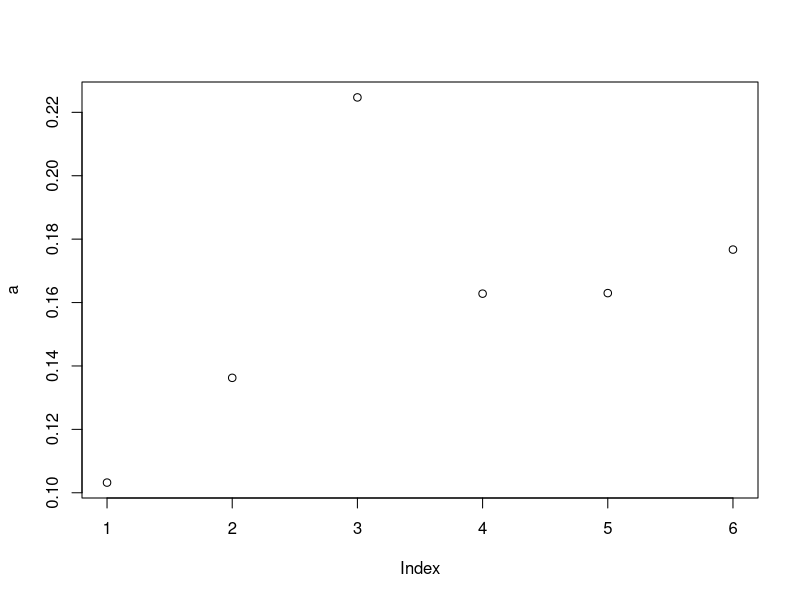
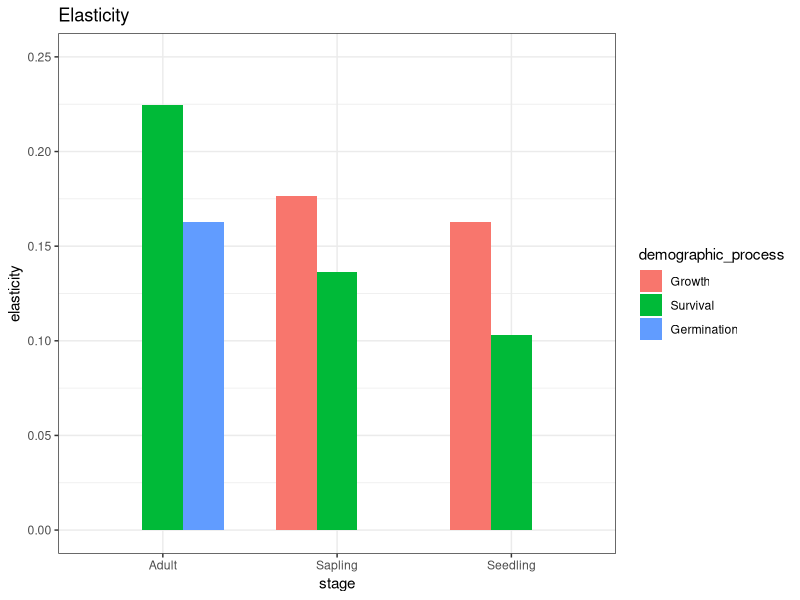

Recreate these plots in R, in order.
# Averaging Elasticities over randomly generated parameters
# using Latin hypercube sampling

library(lhs)

highHarvestFecundity <- 0.85 # Multiplier for fecundity rate for Adult trees under HIGH harvest
highHarvestSurvival <- 0.9 # Multiplier for survival rate of Adult trees under HIGH harvest
agoutiGrowth <- 1.1 # Growth rate of Agoutis in logistic model

lowHunting <- 0.1 # Percentage of agoutis hunted during LOW hunting
highHunting <- 0.25 # Percentage of agoutis hunted during HIGH hunting


seedlingCapacity <- 5000 # Carrying Capacities. Tree capacities don't matter as much.
saplingCapacity <- 500
adultCapacity <- 100
agoutiCapacity <- 5200
perc <- 0.9
ylimit <- 1 # For plotting

seedlingInit <- perc * seedlingCapacity#5000 # Initial Populations
saplingInit <- perc * saplingCapacity#500
adultInit <- perc * adultCapacity#100
agoutiInit <- perc * agoutiCapacity#5000
#agoutiInit <- 5000


m <- 0.05    # m is the desired proportion at which sigmoid(m) = m . Ideally it is small (~0.01-0.05).
agouti_to_PlantSteepness <- -(log(1-m)-log(m))/((m-0.5)*agoutiCapacity) # Steepness needed for sigmoid(m) = m
plant_to_AgoutiSteepness <- -(log(1-m)-log(m))/((m-0.5)*adultCapacity)  # Steepness needed for sigmoid(m) = m
#This formula above is derived from logistic function with "x = m*CAP" , "x0 = .5*CAP" , "y = m" , and solving for k. (CAP = carrying capacity)

time_end <- 100 # Length of simulation in years
maxt <- 100 #controls the markovChain

high_harv <- matrix(1, nrow = 17, ncol = 17)

##The Original 17-Stage Matrix from Zuidema and high-harvest multiplier---------------------------------
plant_S_mat <- matrix( 0, nrow = 17, ncol = 17)
diag(plant_S_mat) <- c(0.455, 0.587, 0.78, 0.821, 0.941, 0.938, 0.961, 0.946, 0.94, 0.937, 0.936, 0.966, 0.968, 0.971, 0.965, 0.967, 0.985)
plant_S_mat[cbind(2:17,1:16)] <- matrix(c(0.091, 0.147, 0.134, 0.167, 0.044, 0.047, 0.034, 0.049, 0.055, 0.058, 0.059, 0.029, 0.027, 0.024, 0.020, 0.018))
plant_S_mat[1,12:17] <- matrix( c(12.3, 14.6, 16.9, 19.3, 22.3, 26.6) )
high_harv[1,12:17] <- highHarvestFecundity 
high_harv[cbind(12:17,12:17)] <- highHarvestSurvival # Multiplier for survival rate of Adult trees
plant_mat_low <- plant_S_mat
plant_mat_high <- plant_S_mat * high_harv


sigmoid <- function(k, x0, x) 
{
  1/(1+exp(-k*(x-x0))) #k: steepness #x0 = midpoint
} 

sigmoidMat <- function(k, x0, X) 
{
  1/(1+exp(-k*(X-x0))) #k: steepness #x0 = midpoint
} 


###===========================================================================
### Sensitivity Matrix
###===========================================================================
sensitivity_matrix <- function(A)
{
  # Computes the Sensitivity and Elasticity Matrices by method specified by Caswell 2001
  #   Chapter 9.
  #
  # Inputs:
  #   A : (n,n) matrix
  #
  # Returns:
  #   A list with 3 items:
  #     sensMat : (n,n) matrix
  #                 i,j values are sensitivity values for each i,j element of A
  #
  #     elasMat : (n,n) matrix
  #                 i,j values are elasticity values for each i,j element of A
  #
  #     stableAge : (n) vector
  #                 The stable Age distribution for A
  
  eigvals <- eigen(A)$values
  eigvecs <- eigen(A)$vectors
  W <- eigvecs
  
  sensMat <- matrix(0, nrow = nrow(A), ncol = ncol(A))
  diag(sensMat) <- c(eigvals)
  
  dominant <- 0
  for (i in eigvals)
  {
    dominant <- max(sqrt(Re(i*Conj(i))), dominant)
  }
  finalCount <- which(eigvals==dominant) # The index of dominant eigenvalue.
  
  V <- Conj(solve(W)) # solve() finds inverse matrix
  w <- matrix(W[,finalCount])
  v <- matrix(Re(V[finalCount,]))
  
  sensMat <- Re(v %*% t(w))
  
  elasMat <- (sensMat * A) / dominant
  
  return(elasMat)
}
###===========================================================================


###===========================================================================
### Elasticity Latin Hypercube Averaging
###===========================================================================
# Parameter multipliers are in following order:
#   1.  Adult Survival under Harvest --- [0.658, 0.914]
#   2.  Germination Multiplier under Harvest --- [0.23, 84]
#   3.  Animal proportion of carrying capacity --- [0, 1]
#   4.  Steepness of sigmoid --- [0.03, 0.1]
#   5.  Sapling-Adult Transition Prob --- [0.03, 0.4]
#   6.  Seedling Survival --- [0.3405, 0.905]
#   7.  Seedling to Sapling Transition --- [0.001, 0.652]
#   8.  Sapling Survival --- [0.196, 0.957]

# Saved for later:
#   5.  Seedling Survival Probabilities --- []
#   6.  Sapling Survival Probabilities  --- []
#   7.  Adult Survival Probabilities --- []
#   8.  Seedling Transition Probabilities --- []
#   9.  Sapling Transition Probabilties --- []
#   10. Adult Transition Probabilities --- []

elas_lhs <- function(X) # X is LHS matrix (each row is a parameter set multiplier)
{
  plantMat <- plant_S_mat
  # plantMat <- plantMat
  
  AdultSurvElas <- c()
  SaplingSurvElas <- c()
  SeedlingSurvElas <- c()
  
  GerminationElas <- c()
  
  SeedlingTransElas <- c()
  SaplingTransElas <- c()
  AdultTransElas <- c()
  
  for (i in 1:nrow(X))
  {
    adultSurv <- X[i, 1] * (.914 - .658) + .658 # Adult Survival... # Mapping [0,1] to [0.85,0.99]
    adultGerm <- X[i, 2] * (84 - 0.23) + 0.23 # Adult Germination... # Mapping [0,1] to [10,25]
    m <- X[i, 4] * (0.1 - 0.03) + 0.03 # Steepness of Sigmoid... # Mapping [0,1] to [0.01,0.05]
    sapAdultTrans <- X[i, 5] * (0.4 - 0.03) + 0.03 # Sapling to Adult Transition Prob
    seedSurv <- X[i, 6] * (0.905 - 0.1346) + 0.1346
    seedSapTrans <- X[i, 7] * (0.652 - 0.001) + 0.001
    sapSurv <- X[i, 8] * (0.957 - 0.196) + 0.196
    

    agouti_to_PlantSteepness <- -(log(1-m)-log(m))/(m-0.5) # Steepness needed for sigmoid(m) = m
    
#    plantMat[1,3] <- sigmoid(agouti_to_PlantSteepness, 1/2, X[i, 3]) # Sigmoid using X[,3]
    plantMat[3,3] <- adultSurv
    plantMat[1,3] <- adultGerm * sigmoid(agouti_to_PlantSteepness, 1/2, X[i, 3])
    plantMat[1,1] <- seedSurv
    plantMat[2,2] <- sapSurv
    plantMat[2,1] <- seedSapTrans
    plantMat[2,3] <- sapAdultTrans
    
    elas <- sensitivity_matrix(plantMat) # Getting elasticity matrix
    
    # Getting the proper elasticity values for each parameter set    
    SeedlingSurvElas[i] <- elas[1,1]
    SaplingSurvElas[i] <- elas[2,2]
    AdultSurvElas[i] <- elas[3,3]
    
    GerminationElas[i] <- elas[1,3]
    
    SeedlingTransElas[i] <- elas[2,1]
    SaplingTransElas[i] <- elas[3,2]
  }
  
  # Averaging elasticity values over ALL parameter sets
  avgSeedlingSurvElas <- mean(SeedlingSurvElas)
  avgSaplingSurvElas <- mean(SaplingSurvElas)
  avgAdultSurvElas <- mean(AdultSurvElas)
  
  avgGerminationElas <- mean(GerminationElas)
  
  avgSeedlingTransElas <- mean(SeedlingTransElas)
  avgSaplingTransElas <- mean(SaplingTransElas)

  # Returns average elasticity values of interest
  return(c(avgSeedlingSurvElas, avgSaplingSurvElas, avgAdultSurvElas, avgGerminationElas, avgSeedlingTransElas, avgSaplingTransElas))
}


###===========================================================================

lhSample <- t(randomLHS(8, 10000)) # Doing the Latin Hypercube Sampling. (Needs to be transposed)
a <- elas_lhs(lhSample)
plot(a)

library(ggplot2)

grouped_bar_code <- function(seedSurv, seedSapTrans, sapSurv, sapAdultTrans, adultSurv, germ)
{
  # create a dataset
  stage=c(rep("Seedling" , 3) , rep("Sapling" , 3) , rep("Adult" , 3))
  demographic_process=factor(rep(c("Growth" , "Survival" , "Germination") , 3), levels = c("Growth" , "Survival" , "Germination"))
  elasticity=(c(seedSapTrans, seedSurv, 0,sapAdultTrans, sapSurv, 0, 0, adultSurv, germ)) #Put the values here
  data=data.frame(stage,demographic_process,elasticity)
  colnames(data) <- c( "Stage", "Demographic Process", "Elast")
  
  # Grouped
  ggplot(data, aes(fill=demographic_process, y=elasticity, x=stage)) +
    geom_bar(position=position_dodge(width = 0.7), stat="identity", width = 0.7) + ggtitle(paste("Elasticity")) +ylim(0,0.25) + theme_bw()
#  p <- p + theme_bw()
#  ggsave(p, filename = 'ElasBarPlot.png')#, bg = 'transparent')
#  p
}

grouped_bar_code( a[1], a[5], a[2], a[6], a[3], a[4])

# par(bg=NA)
# dev.copy(png, 'ElasBarPlot.png')
# dev.off()
